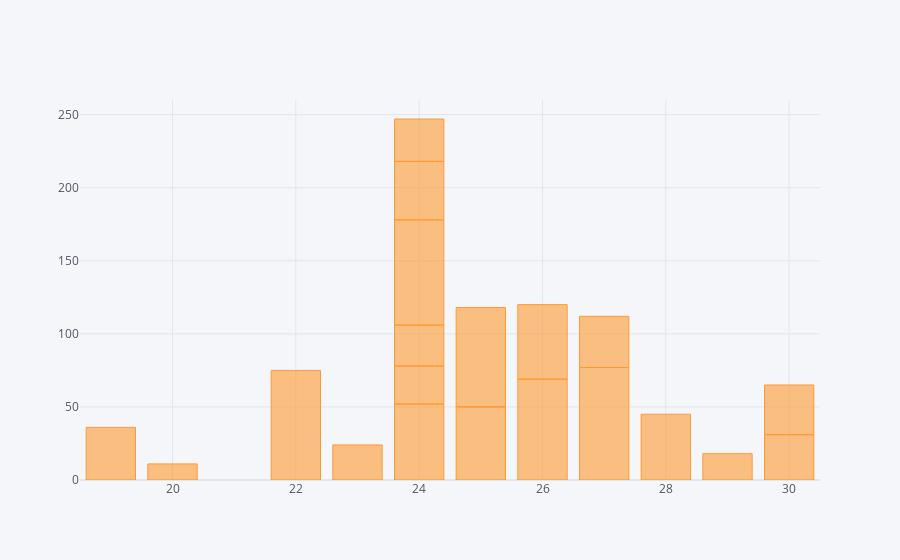

The notebook cell this image was saved under:
### Code cell
data1.iplot(kind='bar', 
            x='Age', 
            y='SalesinRs')

### Figure 1 — Plotly figure (JSON) as saved in the notebook; plotly's stock layout.template omitted (floating-point values rounded to 4 significant figures)
{"data": [{"marker": {"color": "rgba(255, 153, 51, 0.6)", "line": {"color": "rgba(255, 153, 51, 1.0)", "width": 1}}, "name": "SalesinRs", "orientation": "v", "text": "", "type": "bar", "x": [25, 22, 20, 27, 28, 24, 24, 23, 24, 30, 19, 24, 26, 26, 30, 24, 29, 27, 24, 25], "y": [50, 75, 11, 77, 45, 52, 26, 24, 28, 31, 36, 72, 69, 51, 34, 40, 18, 35, 29, 68]}], "layout": {"legend": {"bgcolor": "#F5F6F9", "font": {"color": "#4D5663"}}, "paper_bgcolor": "#F5F6F9", "plot_bgcolor": "#F5F6F9", "title": {"font": {"color": "#4D5663"}}, "xaxis": {"gridcolor": "#E1E5ED", "showgrid": true, "tickfont": {"color": "#4D5663"}, "title": {"font": {"color": "#4D5663"}, "text": ""}, "zerolinecolor": "#E1E5ED"}, "yaxis": {"gridcolor": "#E1E5ED", "showgrid": true, "tickfont": {"color": "#4D5663"}, "title": {"font": {"color": "#4D5663"}, "text": ""}, "zerolinecolor": "#E1E5ED"}}}
